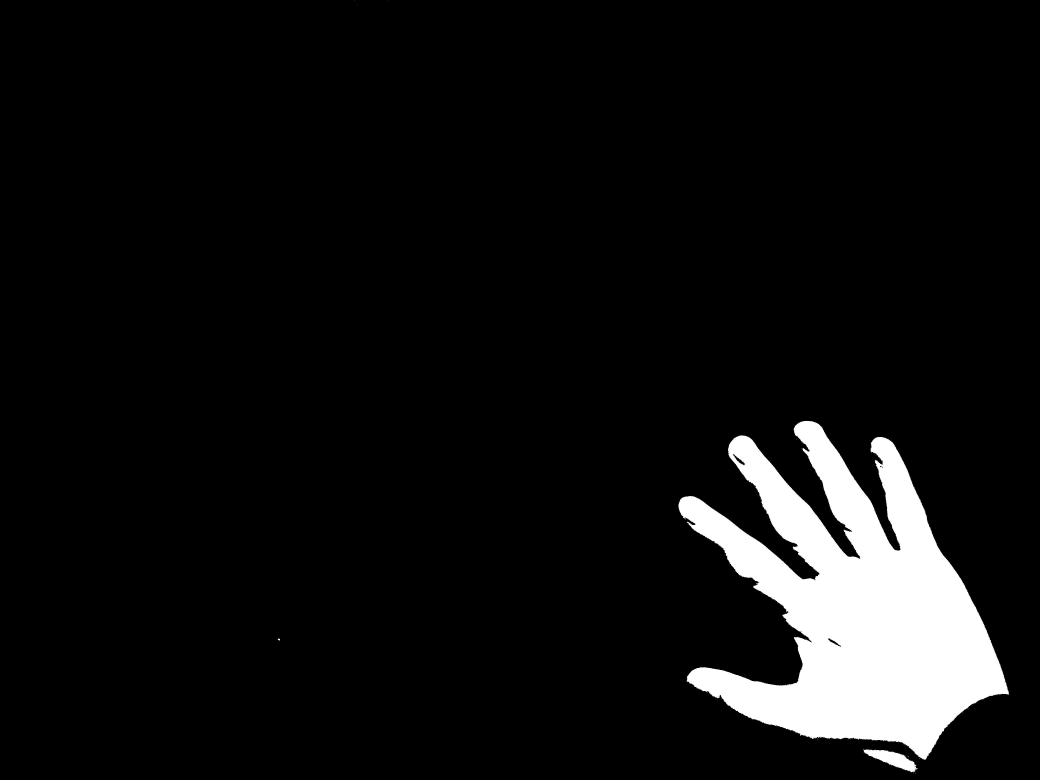
%> input picture p_lr.jpg, 4160 x 3120 px (shown at 1/4 size)
$ octave bwFingers.m   (GNU Octave 9; MATLAB toolbox functions it lacks are replaced by stand-ins)
%> lines starting %> are read from the running program, lines starting %| are printed output that depends on the picture; in (x1, y1, x2, y2) boxes, pixels count from 0 and x2, y2 are one past the last pixel; in counts of white or black regions, pixels touching at a corner belong together; the program's own positions count from 1
### imtrim.m
function [out1,out2,out3,out4,out5] = imtrim(im,location)
%> called with location = 'NorthWest'
  %IMTRIM auto-crop an image like Photoshop's Edit>Trim feature, as of yet only
  %grayscale imagse are supported
  %
  %   cropped = IMTRIM(IM) crop image based on top left corner
  %
  %   [cropped,t,b,l,r] = IMTRIM(IM) return cropped image and indices used to
  %   crop the image. So cropped = im(t:b,l:r);
  %
  %   [t,b,l,r] = IMTRIM(IM) return only indices used to crop the image. So
  %   cropped = im(t:b,l:r);
  %
  %   [...] = IMTRIM(IM,location) same as above but location may specify
  %   top-left corner ('NorthWest') or bottom-right corner ('SouthEast') to be
  %   the picel used in determining the auto-crop
  %
  %   Copyright Alec Jacobson, 2010
  %

  if(~exist('location'))
    location = 'NorthWest';
  end

  % gather corner value to which the image is compared
  if(strcmp(location,'NorthWest'))
    corner_value = im(1,1);
%> corner_value = false
  elseif(strcmp(location,'SouthEast'))
    corner_value = im(1,1);
  else
    error([location ' is not a valid location']);
  end

  % hard-coded threshold parameter, works equivalently with Photoshop's
  % hardcoded parameter
  threshold = 0.1;

  % get difference of image with corner value
  %difference = abs(im - corner_value)>0.1;
  % should work for any number of channels
  difference = sqrt(sum((im - corner_value).^2,3)) > ...
    sqrt(threshold^2*size(im,3));
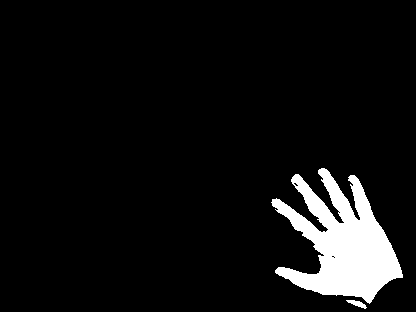
%> difference: size 312x416 logical; 6.8% white; 2 white regions, box (x1, y1, x2, y2) and area: (271, 168, 403, 304) 8724, (346, 300, 367, 309) 87
  [left_i,left_j] = ind2sub(size(difference),find(difference,1));
%> left_i = 203; left_j = 272
  [right_i,right_j] = ind2sub(size(difference),find(difference,1,'last'));
%> right_i = 278; right_j = 403
  [top_j,top_i] = ind2sub(size(difference'),find(difference',1));
%> top_j = 322; top_i = 169
  [bottom_j,bottom_i] = ind2sub(size(difference'),find(difference',1,'last'));
%> bottom_j = 366; bottom_i = 309
  if(nargout == 1)
    out1 = im(top_i:bottom_i,left_j:right_j);
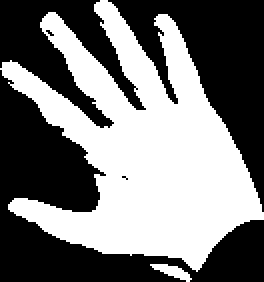
%> out1: size 141x132 logical (shown 2 times larger); 47.3% white; 2 white regions, box (x1, y1, x2, y2) and area: (0, 0, 132, 136) 8724, (75, 132, 96, 141) 87
  elseif(nargout == 5)
    out1 = im(top_i:bottom_i,left_j:right_j);
    out2 = top_i;
    out3 = bottom_i;
    out4 = left_j;
    out5 = right_j;
  else
    out1 = top_i;
    out2 = bottom_i;
    out3 = left_j;
    out4 = right_j;
  end
end

### bwFingers.m
%%
%Finger Tracking
%Author: Arindam Sarkar
%Copyright?
%You can use this code for whatever you want! I'm not responsible for
%whatever it brings upon you, your system or your pet!
%Try to attribute the effort when you use part of this code in your own
%projects ;)
%Happy Coding!
%(c)2014 & beyond
%%

close all;
clc;
clear all;

%Acquire Image. Make sure you've started your webcam manually.

% vid=


% dntshw=false;
% pause(.001);

%acquireimage from webcam
%capture frame
% frame = step(vid);
%Read the image, and capture the dimensions
% img=uint8(255*frame);
out=imtrim(im2bw(imresize(imread('p_lr.jpg'), 0.1), 0.5), 'NorthWest');

stats=regionprops(out,'Centroid');
%> stats = 2 regions; Centroid: [71.8 75.7], [86.8 136.3]

if length(stats)

%> (the run ends here)
